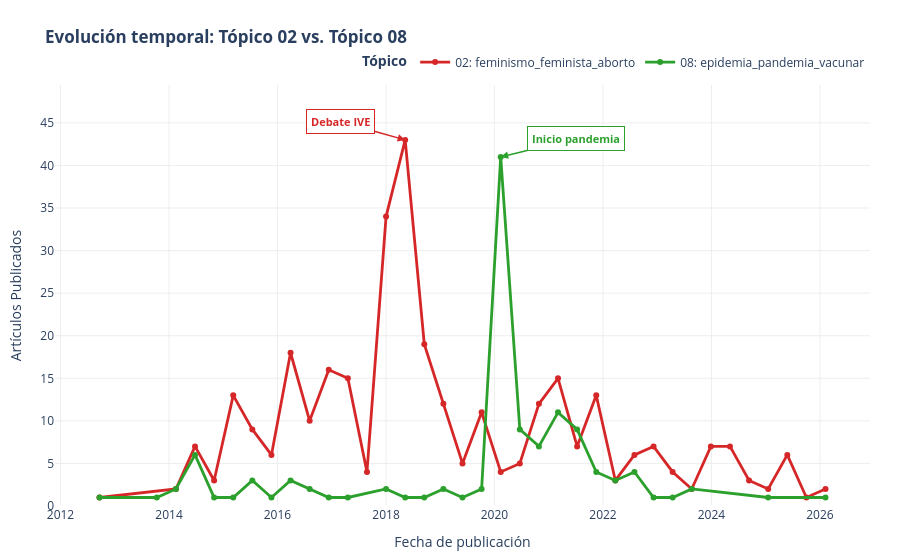

Notebook cell for this chart:
### Code cell
from pathlib import Path
from bertopic import BERTopic
import pandas as pd
import plotly.graph_objects as go

ROOT = Path(r"C:\Trabajos\anfibia-unsam")
FIGURAS_DIR = ROOT / "outputs" / "figuras_informe"
FIGURAS_DIR.mkdir(parents=True, exist_ok=True)

df = pd.read_parquet(ROOT / "outputs/bertopic_acotado/df_completo.parquet")
modelo = BERTopic.load(str(ROOT / "outputs/bertopic_acotado/modelo_completo"))

df["post_date_dt"] = pd.to_datetime(
    df["post_date"].str.split(" ").str[0], format="%Y-%m-%d", errors="coerce"
)
mask = df["post_date_dt"].notna() & df[
    "document_text_final"
].fillna("").str.strip().ne("")

# Calculamos las 40 ventanas temporales igual que en el análisis
tot = modelo.topics_over_time(
    docs=df.loc[mask, "document_text_final"].tolist(),
    topics=df.loc[mask, "topic"].astype(int).tolist(),
    timestamps=df.loc[mask, "post_date_dt"].dt.to_pydatetime().tolist(),
    nr_bins=40,
)

topicos_mostrar = {
    2: ("02: " + "_".join([w for w, _ in modelo.get_topic(2)[:3]]), "#d62728"),
    8: ("08: " + "_".join([w for w, _ in modelo.get_topic(8)[:3]]), "#2ca02c"),
}

fig_tot = go.Figure()

for t_id, (etiqueta, color) in topicos_mostrar.items():
  sub = tot[tot["Topic"] == t_id].sort_values("Timestamp")
  fig_tot.add_trace(
      go.Scatter(
          x=sub["Timestamp"],
          y=sub["Frequency"],
          mode="lines+markers",
          name=etiqueta,
          line=dict(color=color, width=2.8),
          marker=dict(size=6),
      )
  )

  # Detectar automáticamente el pico máximo de la ventana para anclar la anotación
  pico = sub.sort_values("Frequency", ascending=False).iloc[0]
  texto_pico = (
      "Debate IVE" if t_id == 2 else "Inicio pandemia"
  )
  ax_offset = -65 if t_id == 2 else 75

  fig_tot.add_annotation(
      x=pico["Timestamp"],
      y=pico["Frequency"],
      text=f"<b>{texto_pico}</b>",
      showarrow=True,
      arrowhead=2,
      arrowsize=1,
      arrowwidth=1.5,
      arrowcolor=color,
      ax=ax_offset,
      ay=-18,
      font=dict(size=11, color=color),
      bgcolor="rgba(255,255,255,0.9)",
      bordercolor=color,
      borderwidth=1,
      borderpad=4,
  )

max_y = tot[tot["Topic"].isin([2, 8])]["Frequency"].max()

fig_tot.update_layout(
    title=(
        "<b>Evolución temporal: Tópico 02 vs. Tópico 08"
    ),
    plot_bgcolor="rgba(0,0,0,0)",
    paper_bgcolor="#ffffff",
    xaxis=dict(
        title="Fecha de publicación",
        gridcolor="#eeeeee",
    ),
    yaxis=dict(
        title="Artículos Publicados",
        gridcolor="#eeeeee",
        rangemode="tozero",
        range=[0, max_y * 1.15],
    ),
    legend=dict(
        title="<b>Tópico</b>",
        orientation="h",
        yanchor="bottom",
        y=1.02,
        xanchor="right",
        x=1,
    ),
    margin=dict(t=85, b=50, l=55, r=30),
)

fig_tot.write_image(
    str(FIGURAS_DIR / "evolucion_temporal_topicos.png"),
    width=1150,
    height=540,
    scale=2,
)
fig_tot.show()

### Figure 1 — Plotly figure (JSON) as saved in the notebook; plotly's stock layout.template omitted (floating-point values rounded to 4 significant figures)
{"data": [{"line": {"color": "#d62728", "width": 2.8}, "marker": {"size": 6}, "mode": "lines+markers", "name": "02: feminismo_feminista_aborto", "type": "scatter", "x": ["2012-09-19T15:36:00.000000", "2014-02-16T06:00:00.000000", "2014-06-24T21:36:00.000000", "2014-10-31T13:12:00.000000", "2015-03-09T04:48:00.000000", "2015-07-15T20:24:00.000000", "2015-11-21T12:00:00.000000", "2016-03-29T03:36:00.000000", "2016-08-04T19:12:00.000000", "2016-12-11T10:48:00.000000", "2017-04-19T02:24:00.000000", "2017-08-25T18:00:00.000000", "2018-01-01T09:36:00.000000", "2018-05-10T01:12:00.000000", "2018-09-15T16:48:00.000000", "2019-01-22T08:24:00.000000", "2019-05-31T00:00:00.000000", "2019-10-06T15:36:00.000000", "2020-02-12T07:12:00.000000", "2020-06-19T22:48:00.000000", "2020-10-26T14:24:00.000000", "2021-03-04T06:00:00.000000", "2021-07-10T21:36:00.000000", "2021-11-16T13:12:00.000000", "2022-03-25T04:48:00.000000", "2022-07-31T20:24:00.000000", "2022-12-07T12:00:00.000000", "2023-04-15T03:36:00.000000", "2023-08-21T19:12:00.000000", "2023-12-28T10:48:00.000000", "2024-05-05T02:24:00.000000", "2024-09-10T18:00:00.000000", "2025-01-17T09:36:00.000000", "2025-05-26T01:12:00.000000", "2025-10-01T16:48:00.000000", "2026-02-07T08:24:00.000000"], "y": [1, 2, 7, 3, 13, 9, 6, 18, 10, 16, 15, 4, 34, 43, 19, 12, 5, 11, 4, 5, 12, 15, 7, 13, 3, 6, 7, 4, 2, 7, 7, 3, 2, 6, 1, 2]}, {"line": {"color": "#2ca02c", "width": 2.8}, "marker": {"size": 6}, "mode": "lines+markers", "name": "08: epidemia_pandemia_vacunar", "type": "scatter", "x": ["2012-09-19T15:36:00.000000", "2013-10-10T14:24:00.000000", "2014-02-16T06:00:00.000000", "2014-06-24T21:36:00.000000", "2014-10-31T13:12:00.000000", "2015-03-09T04:48:00.000000", "2015-07-15T20:24:00.000000", "2015-11-21T12:00:00.000000", "2016-03-29T03:36:00.000000", "2016-08-04T19:12:00.000000", "2016-12-11T10:48:00.000000", "2017-04-19T02:24:00.000000", "2018-01-01T09:36:00.000000", "2018-05-10T01:12:00.000000", "2018-09-15T16:48:00.000000", "2019-01-22T08:24:00.000000", "2019-05-31T00:00:00.000000", "2019-10-06T15:36:00.000000", "2020-02-12T07:12:00.000000", "2020-06-19T22:48:00.000000", "2020-10-26T14:24:00.000000", "2021-03-04T06:00:00.000000", "2021-07-10T21:36:00.000000", "2021-11-16T13:12:00.000000", "2022-03-25T04:48:00.000000", "2022-07-31T20:24:00.000000", "2022-12-07T12:00:00.000000", "2023-04-15T03:36:00.000000", "2023-08-21T19:12:00.000000", "2025-01-17T09:36:00.000000", "2026-02-07T08:24:00.000000"], "y": [1, 1, 2, 6, 1, 1, 3, 1, 3, 2, 1, 1, 2, 1, 1, 2, 1, 2, 41, 9, 7, 11, 9, 4, 3, 4, 1, 1, 2, 1, 1]}], "layout": {"annotations": [{"arrowcolor": "#d62728", "arrowhead": 2, "arrowsize": 1, "arrowwidth": 1.5, "ax": -65, "ay": -18, "bgcolor": "rgba(255,255,255,0.9)", "bordercolor": "#d62728", "borderpad": 4, "borderwidth": 1, "font": {"color": "#d62728", "size": 11}, "showarrow": true, "text": "<b>Debate IVE</b>", "x": "2018-05-10T01:12:00", "y": 43}, {"arrowcolor": "#2ca02c", "arrowhead": 2, "arrowsize": 1, "arrowwidth": 1.5, "ax": 75, "ay": -18, "bgcolor": "rgba(255,255,255,0.9)", "bordercolor": "#2ca02c", "borderpad": 4, "borderwidth": 1, "font": {"color": "#2ca02c", "size": 11}, "showarrow": true, "text": "<b>Inicio pandemia</b>", "x": "2020-02-12T07:12:00", "y": 41}], "legend": {"orientation": "h", "title": {"text": "<b>Tópico</b>"}, "x": 1, "xanchor": "right", "y": 1.02, "yanchor": "bottom"}, "margin": {"b": 50, "l": 55, "r": 30, "t": 85}, "paper_bgcolor": "#ffffff", "plot_bgcolor": "rgba(0,0,0,0)", "title": {"text": "<b>Evolución temporal: Tópico 02 vs. Tópico 08"}, "xaxis": {"gridcolor": "#eeeeee", "title": {"text": "Fecha de publicación"}}, "yaxis": {"gridcolor": "#eeeeee", "range": [0, 49.45], "rangemode": "tozero", "title": {"text": "Artículos Publicados"}}}}
